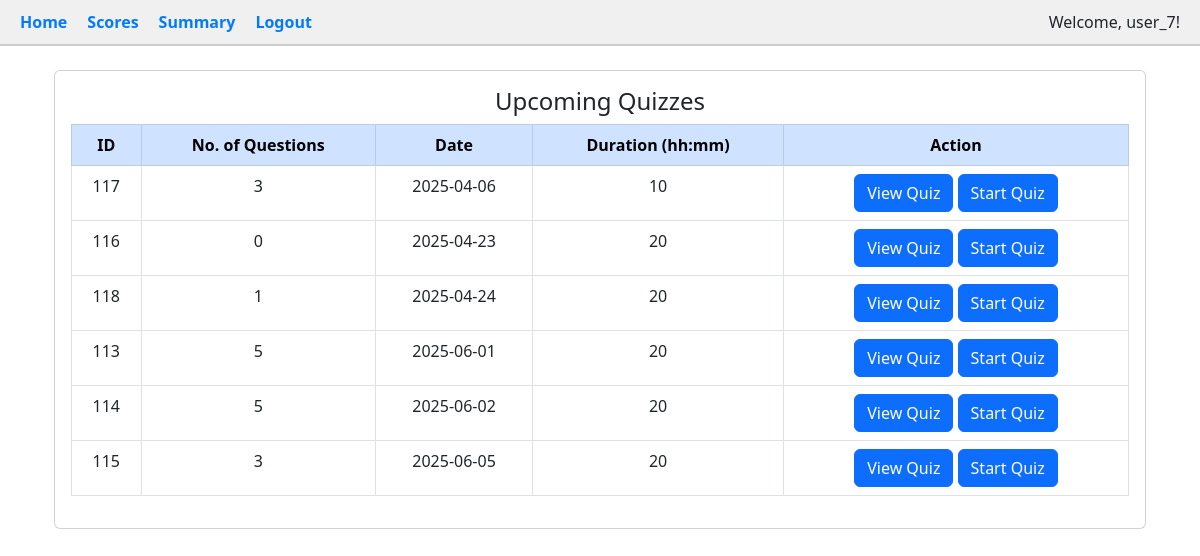
/user_dashboard (signed in), run on the app's committed database.
### tables this page shows
CREATE TABLE quizzes (
        id INTEGER PRIMARY KEY AUTOINCREMENT,
        chapter_id INTEGER,
        name TEXT,
        num_questions INTEGER,
        date_of_quiz TEXT,
        time_duration TEXT,
        remarks TEXT,
        FOREIGN KEY(chapter_id) REFERENCES chapters(id)
    );

### app.py (the view)
@app.route('/user_dashboard')
def user_dashboard():
    if 'user_id' not in session:
        flash("Please log in to access this page.", "warning")
        return redirect(url_for('login'))
    conn = sqlite3.connect('instance/quiz_master.db')
    conn.row_factory = sqlite3.Row
    cur = conn.cursor()
    cur.execute("""
        SELECT quizzes.id, quizzes.name, COUNT(questions.id) AS num_questions,
               quizzes.date_of_quiz, quizzes.time_duration
        FROM quizzes
        LEFT JOIN questions ON quizzes.id = questions.quiz_id
        GROUP BY quizzes.id
        ORDER BY date_of_quiz ASC
    """)
    quizzes = cur.fetchall()
    conn.close()
    return render_template('user_dashboard.html', username=session['user_name'], quizzes=quizzes)

### app.py (called while the page is built)
@app.teardown_appcontext
def close_connection(_):
    db = getattr(g, '_database', None)
    if db is not None:
        db.close()

### templates/user_dashboard.html (shortened to what this page needs)
{% extends 'user_base.html' %}
{% block content %}
<div class="container mt-4">
    <div class="card mt-4 p-3">
        <h4 class="text-center">Upcoming Quizzes</h4>
        <table class="table table-bordered text-center">
            <thead class="table-primary">
                <tr>
                    <th>ID</th>
                    <th>No. of Questions</th>
                    <th>Date</th>
                    <th>Duration (hh:mm)</th>
                    <th>Action</th>
                </tr>
            </thead>
            <tbody>
                {% for quiz in quizzes %}
                <tr>
                    <td>{{ quiz.id }}</td>
                    <td>{{ quiz.num_questions }}</td>
                    <td>{{ quiz.date_of_quiz if quiz.date_of_quiz else 'Not Set' }}</td>
                    <td>{{ quiz.time_duration if quiz.time_duration else '00:00' }}</td>
                    <td>
                        <a href="{{ url_for('view_quiz', quiz_id=quiz.id) }}" class="btn btn-primary">View Quiz</a>
                        <a href="{{ url_for('start_quiz', quiz_id=quiz['id']) }}" class="btn btn-primary">Start Quiz</a>
                    </td>
                </tr>
                {% else %}
                <tr>
                    <td colspan="5" class="text-center">No upcoming quizzes available.</td>
                </tr>
                {% endfor %}
            </tbody>
        </table>
    </div>
</div>
{% endblock %}

### data on the page
quizzes: id "117", num_questions "3", date_of_quiz "2025-04-06", time_duration "10"
quizzes: id "116", num_questions "0", date_of_quiz "2025-04-23", time_duration "20"
quizzes: id "118", num_questions "1", date_of_quiz "2025-04-24", time_duration "20"
quizzes: id "113", num_questions "5", date_of_quiz "2025-06-01", time_duration "20"
quizzes: id "114", num_questions "5", date_of_quiz "2025-06-02", time_duration "20"
quizzes: id "115", num_questions "3", date_of_quiz "2025-06-05", time_duration "20"

### other printed values
{{ session['user_name'] }} "user_7"
